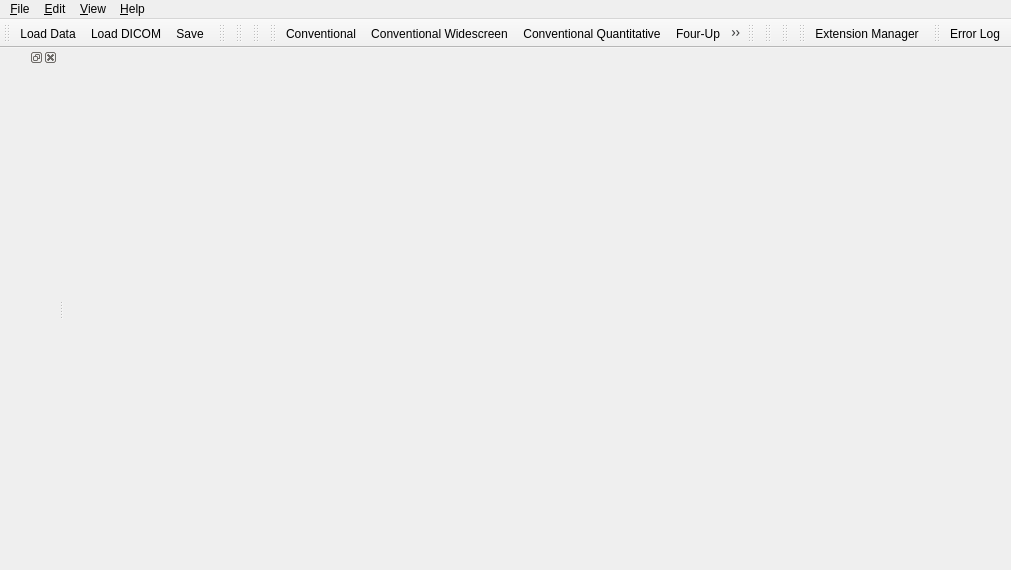
<?xml version="1.0" encoding="UTF-8"?>
<ui version="4.0">
 <class>qSlicerAppMainWindow</class>
 <widget class="QMainWindow" name="qSlicerAppMainWindow">
  <property name="geometry">
   <rect>
    <x>0</x>
    <y>0</y>
    <width>1011</width>
    <height>570</height>
   </rect>
  </property>
  <property name="windowTitle">
   <string>3D Slicer</string>
  </property>
  <property name="windowIcon">
   <iconset resource="../SlicerApp.qrc">
    <normaloff>:/Icons/Medium/DesktopIcon.png</normaloff>:/Icons/Medium/DesktopIcon.png</iconset>
  </property>
  <widget class="QWidget" name="CentralWidget"/>
  <widget class="QMenuBar" name="menubar">
   <property name="geometry">
    <rect>
     <x>0</x>
     <y>0</y>
     <width>1011</width>
     <height>27</height>
    </rect>
   </property>
   <widget class="QMenu" name="menuFile">
    <property name="title">
     <string>&amp;File</string>
    </property>
    <widget class="QMenu" name="menuRecentlyLoaded">
     <property name="title">
      <string>Recently Loaded</string>
     </property>
    </widget>
    <addaction name="actionFileAddData"/>
    <addaction name="actionFileSaveScene"/>
    <addaction name="menuRecentlyLoaded"/>
    <addaction name="actionFileCloseScene"/>
    <addaction name="separator"/>
    <addaction name="actionFileExit"/>
   </widget>
   <widget class="QMenu" name="menuEdit">
    <property name="title">
     <string>&amp;Edit</string>
    </property>
    <addaction name="actionEditApplicationSettings"/>
    <addaction name="actionCut"/>
    <addaction name="actionCopy"/>
    <addaction name="actionPaste"/>
    <addaction name="separator"/>
    <addaction name="actionEditRecordMacro"/>
    <addaction name="actionEditPlayMacro"/>
   </widget>
   <widget class="QMenu" name="menuView">
    <property name="title">
     <string>&amp;View</string>
    </property>
    <widget class="QMenu" name="MenuLayout">
     <property name="title">
      <string>Layout</string>
     </property>
     <property name="icon">
      <iconset resource="../../../../Libs/MRML/Widgets/Resources/qMRMLWidgets.qrc">
       <normaloff>:/Icons/LayoutChooseView.png</normaloff>:/Icons/LayoutChooseView.png</iconset>
     </property>
     <addaction name="actionViewLayoutConventional"/>
     <addaction name="actionViewLayoutConventionalWidescreen"/>
     <addaction name="actionViewLayoutConventionalQuantitative"/>
     <addaction name="actionViewLayoutFourUp"/>
     <addaction name="actionViewLayoutFourUpQuantitative"/>
     <addaction name="actionViewLayoutDual3D"/>
     <addaction name="actionViewLayoutTriple3D"/>
     <addaction name="actionViewLayoutOneUp3D"/>
     <addaction name="actionViewLayoutOneUpQuantitative"/>
     <addaction name="actionViewLayoutOneUpRedSlice"/>
     <addaction name="actionViewLayoutOneUpYellowSlice"/>
     <addaction name="actionViewLayoutOneUpGreenSlice"/>
     <addaction name="actionViewLayoutTabbed3D"/>
     <addaction name="actionViewLayoutTabbedSlice"/>
     <addaction name="actionViewLayoutCompare"/>
     <addaction name="actionViewLayoutCompareWidescreen"/>
     <addaction name="actionViewLayoutCompareGrid"/>
     <addaction name="actionViewLayoutThreeOverThree"/>
     <addaction name="actionViewLayoutThreeOverThreeQuantitative"/>
     <addaction name="actionViewLayoutFourOverFour"/>
     <addaction name="actionViewLayoutTwoOverTwo"/>
    </widget>
    <widget class="QMenu" name="menuWindowToolBars">
     <property name="title">
      <string>&amp;Toolbars</string>
     </property>
     <addaction name="actionWindowToolbarsResetToDefault"/>
    </widget>
    <addaction name="actionWindowPythonInteractor"/>
    <addaction name="actionViewExtensionsManager"/>
    <addaction name="separator"/>
    <addaction name="menuWindowToolBars"/>
    <addaction name="MenuLayout"/>
    <addaction name="separator"/>
    <addaction name="actionWindowErrorLog"/>
    <addaction name="separator"/>
   </widget>
   <widget class="QMenu" name="menuHelp">
    <property name="title">
     <string>&amp;Help</string>
    </property>
    <addaction name="actionHelpKeyboardShortcuts"/>
    <addaction name="actionHelpInterfaceDocumentation"/>
    <addaction name="actionHelpBrowseTutorials"/>
    <addaction name="separator"/>
    <addaction name="actionHelpSlicerPublications"/>
    <addaction name="actionHelpVisualBlog"/>
    <addaction name="separator"/>
    <addaction name="actionHelpReportBugOrFeatureRequest"/>
    <addaction name="actionHelpAboutSlicerApp"/>
   </widget>
   <addaction name="menuFile"/>
   <addaction name="menuEdit"/>
   <addaction name="menuView"/>
   <addaction name="menuHelp"/>
  </widget>
  <widget class="QDockWidget" name="PanelDockWidget">
   <property name="features">
    <set>QDockWidget::AllDockWidgetFeatures</set>
   </property>
   <property name="allowedAreas">
    <set>Qt::LeftDockWidgetArea|Qt::RightDockWidgetArea</set>
   </property>
   <attribute name="dockWidgetArea">
    <number>1</number>
   </attribute>
   <widget class="QWidget" name="dockWidgetContents">
    <property name="sizePolicy">
     <sizepolicy hsizetype="Minimum" vsizetype="Preferred">
      <horstretch>0</horstretch>
      <verstretch>0</verstretch>
     </sizepolicy>
    </property>
    <layout class="QVBoxLayout" name="verticalLayout">
     <property name="spacing">
      <number>2</number>
     </property>
     <property name="leftMargin">
      <number>0</number>
     </property>
     <property name="topMargin">
      <number>2</number>
     </property>
     <property name="rightMargin">
      <number>0</number>
     </property>
     <property name="bottomMargin">
      <number>0</number>
     </property>
     <item>
      <widget class="QLabel" name="logoLabel">
       <property name="pixmap">
        <pixmap resource="../../../../Resources/qSlicer.qrc">:/Logos/Slicer3.png</pixmap>
       </property>
       <property name="alignment">
        <set>Qt::AlignLeading|Qt::AlignLeft|Qt::AlignTop</set>
       </property>
      </widget>
     </item>
     <item>
      <widget class="qSlicerModulePanel" name="ModulePanel" native="true"/>
     </item>
     <item>
      <widget class="ctkCollapsibleButton" name="DataProbeCollapsibleWidget" native="true">
       <property name="sizePolicy">
        <sizepolicy hsizetype="Preferred" vsizetype="Preferred">
         <horstretch>0</horstretch>
         <verstretch>0</verstretch>
        </sizepolicy>
       </property>
       <property name="text" stdset="0">
        <string>Data Probe</string>
       </property>
       <layout class="QHBoxLayout" name="horizontalLayout"/>
      </widget>
     </item>
    </layout>
   </widget>
  </widget>
  <widget class="QToolBar" name="MainToolBar">
   <property name="windowTitle">
    <string>Load/Save</string>
   </property>
   <attribute name="toolBarArea">
    <enum>TopToolBarArea</enum>
   </attribute>
   <attribute name="toolBarBreak">
    <bool>false</bool>
   </attribute>
   <addaction name="actionFileLoadData"/>
   <addaction name="actionLoadDICOM"/>
   <addaction name="actionFileSaveScene"/>
  </widget>
  <widget class="QToolBar" name="ModuleToolBar">
   <property name="windowTitle">
    <string>Favorite Modules</string>
   </property>
   <attribute name="toolBarArea">
    <enum>TopToolBarArea</enum>
   </attribute>
   <attribute name="toolBarBreak">
    <bool>false</bool>
   </attribute>
  </widget>
  <widget class="QToolBar" name="UndoRedoToolBar">
   <property name="windowTitle">
    <string>Undo Redo ToolBar</string>
   </property>
   <attribute name="toolBarArea">
    <enum>TopToolBarArea</enum>
   </attribute>
   <attribute name="toolBarBreak">
    <bool>false</bool>
   </attribute>
  </widget>
  <widget class="QToolBar" name="ViewToolBar">
   <property name="windowTitle">
    <string>Layout Selection</string>
   </property>
   <attribute name="toolBarArea">
    <enum>TopToolBarArea</enum>
   </attribute>
   <attribute name="toolBarBreak">
    <bool>false</bool>
   </attribute>
  </widget>
  <widget class="QToolBar" name="LayoutToolBar">
   <property name="windowTitle">
    <string>Layout ToolBar</string>
   </property>
   <attribute name="toolBarArea">
    <enum>TopToolBarArea</enum>
   </attribute>
   <attribute name="toolBarBreak">
    <bool>false</bool>
   </attribute>
   <addaction name="actionViewLayoutConventional"/>
   <addaction name="actionViewLayoutConventionalWidescreen"/>
   <addaction name="actionViewLayoutConventionalQuantitative"/>
   <addaction name="actionViewLayoutFourUp"/>
   <addaction name="actionViewLayoutFourUpQuantitative"/>
   <addaction name="actionViewLayoutDual3D"/>
   <addaction name="actionViewLayoutTriple3D"/>
   <addaction name="actionViewLayoutOneUp3D"/>
   <addaction name="actionViewLayoutOneUpQuantitative"/>
   <addaction name="actionViewLayoutOneUpRedSlice"/>
   <addaction name="actionViewLayoutOneUpYellowSlice"/>
   <addaction name="actionViewLayoutOneUpGreenSlice"/>
   <addaction name="actionViewLayoutTabbed3D"/>
   <addaction name="actionViewLayoutTabbedSlice"/>
   <addaction name="actionViewLayoutCompare"/>
   <addaction name="actionViewLayoutCompareWidescreen"/>
   <addaction name="actionViewLayoutCompareGrid"/>
   <addaction name="actionViewLayoutThreeOverThree"/>
   <addaction name="actionViewLayoutThreeOverThreeQuantitative"/>
   <addaction name="actionViewLayoutFourOverFour"/>
  </widget>
  <widget class="qSlicerMouseModeToolBar" name="MouseModeToolBar">
   <property name="enabled">
    <bool>false</bool>
   </property>
   <property name="windowTitle">
    <string>Mouse Interaction</string>
   </property>
   <attribute name="toolBarArea">
    <enum>TopToolBarArea</enum>
   </attribute>
   <attribute name="toolBarBreak">
    <bool>false</bool>
   </attribute>
  </widget>
  <widget class="qMRMLCaptureToolBar" name="CaptureToolBar">
   <property name="enabled">
    <bool>false</bool>
   </property>
   <property name="windowTitle">
    <string>Capture/Restore</string>
   </property>
   <attribute name="toolBarArea">
    <enum>TopToolBarArea</enum>
   </attribute>
   <attribute name="toolBarBreak">
    <bool>false</bool>
   </attribute>
  </widget>
  <widget class="qSlicerViewersToolBar" name="ViewersToolBar">
   <property name="windowTitle">
    <string>Crosshair Selection</string>
   </property>
   <attribute name="toolBarArea">
    <enum>TopToolBarArea</enum>
   </attribute>
   <attribute name="toolBarBreak">
    <bool>false</bool>
   </attribute>
  </widget>
  <widget class="QToolBar" name="ExtensionsToolBar">
   <property name="windowTitle">
    <string>Extensions</string>
   </property>
   <property name="accessibleName">
    <string>Extension</string>
   </property>
   <attribute name="toolBarArea">
    <enum>TopToolBarArea</enum>
   </attribute>
   <attribute name="toolBarBreak">
    <bool>false</bool>
   </attribute>
   <addaction name="actionViewExtensionsManager"/>
  </widget>
  <widget class="QToolBar" name="ErrorLogToolBar">
   <property name="windowTitle">
    <string>ErrorLog</string>
   </property>
   <attribute name="toolBarArea">
    <enum>TopToolBarArea</enum>
   </attribute>
   <attribute name="toolBarBreak">
    <bool>false</bool>
   </attribute>
   <addaction name="actionWindowErrorLog"/>
  </widget>
  <action name="actionFileLoadScene">
   <property name="icon">
    <iconset resource="../../../../Base/QTGUI/Resources/qSlicerBaseQTGUI.qrc">
     <normaloff>:/Icons/Small/SlicerLoadScene.png</normaloff>:/Icons/Small/SlicerLoadScene.png</iconset>
   </property>
   <property name="text">
    <string>Load Scene</string>
   </property>
   <property name="toolTip">
    <string>Raise a file browser to select a scene (mrml, xcat or xml) to load. It first clears any existing scene in Slicer and resets the application state.</string>
   </property>
   <property name="shortcut">
    <string>Ctrl+O</string>
   </property>
  </action>
  <action name="actionFileLoadData">
   <property name="icon">
    <iconset resource="../../../../Base/QTGUI/Resources/qSlicerBaseQTGUI.qrc">
     <normaloff>:/Icons/Small/SlicerLoadData.png</normaloff>:/Icons/Small/SlicerLoadData.png</iconset>
   </property>
   <property name="text">
    <string>Load Data</string>
   </property>
   <property name="toolTip">
    <string>Raise an &quot;Add Data&quot; widget that allows you to select individual datasets to add to the existing scene. This load option is most useful when you want to load many different data types at once (volumes, models, etc.) which may not yet be described by a scene file.</string>
   </property>
   <property name="shortcut">
    <string>Ctrl+O</string>
   </property>
  </action>
  <action name="actionLoadDICOM">
   <property name="icon">
    <iconset resource="../../../../Base/QTGUI/Resources/qSlicerBaseQTGUI.qrc">
     <normaloff>:/Icons/Small/SlicerLoadDICOM.png</normaloff>:/Icons/Small/SlicerLoadDICOM.png</iconset>
   </property>
   <property name="text">
    <string>Load DICOM</string>
   </property>
   <property name="toolTip">
    <string>Raise the DICOM module for loading DICOM datasets.</string>
   </property>
  </action>
  <action name="actionFileImportScene">
   <property name="icon">
    <iconset resource="../../../../Base/QTGUI/Resources/qSlicerBaseQTGUI.qrc">
     <normaloff>:/Icons/Medium/SlicerAddScene.png</normaloff>:/Icons/Medium/SlicerAddScene.png</iconset>
   </property>
   <property name="text">
    <string>Import Scene</string>
   </property>
   <property name="toolTip">
    <string>Raise a file browser to navigate and select a scene file to be added to the existing Slicer scene. The scene is not cleared.</string>
   </property>
  </action>
  <action name="actionFileAddData">
   <property name="icon">
    <iconset resource="../../../../Base/QTGUI/Resources/qSlicerBaseQTGUI.qrc">
     <normaloff>:/Icons/Small/SlicerLoadData.png</normaloff>:/Icons/Small/SlicerLoadData.png</iconset>
   </property>
   <property name="text">
    <string>Add Data</string>
   </property>
   <property name="toolTip">
    <string>Raise an &quot;Add Data&quot; widget that allows you to select individual datasets to add to the existing scene. This load option is most useful when you want to load many different data types at once (volumes, models, etc.) which may not yet be described by a scene file.</string>
   </property>
   <property name="shortcut">
    <string>Ctrl+A</string>
   </property>
  </action>
  <action name="actionFileAddVolume">
   <property name="icon">
    <iconset resource="../../../../Base/QTGUI/Resources/qSlicerBaseQTGUI.qrc">
     <normaloff>:/Icons/Medium/SlicerAddVolume.png</normaloff>:/Icons/Medium/SlicerAddVolume.png</iconset>
   </property>
   <property name="text">
    <string>Add Volume</string>
   </property>
   <property name="toolTip">
    <string>Raise an &quot;Add Volume&quot; widget that allows you to select a volumetric dataset to add to the existing scene. The &quot;Volume Options&quot; panel can be used to clarify how a selected dataset should be loaded and displayed.</string>
   </property>
  </action>
  <action name="actionFileAddTransform">
   <property name="icon">
    <iconset resource="../../../../Base/QTGUI/Resources/qSlicerBaseQTGUI.qrc">
     <normaloff>:/Icons/Medium/SlicerAddTransform.png</normaloff>:/Icons/Medium/SlicerAddTransform.png</iconset>
   </property>
   <property name="text">
    <string>Add Transform</string>
   </property>
   <property name="toolTip">
    <string>Raise a standard file browser that allows you to select a transform to the existing scene.</string>
   </property>
  </action>
  <action name="actionFileSaveScene">
   <property name="icon">
    <iconset resource="../../../../Base/QTGUI/Resources/qSlicerBaseQTGUI.qrc">
     <normaloff>:/Icons/Small/SlicerSave.png</normaloff>:/Icons/Small/SlicerSave.png</iconset>
   </property>
   <property name="text">
    <string>Save</string>
   </property>
   <property name="toolTip">
    <string>Display the &quot;Save Data&quot; widget, which offers many options for saving a scene and/or individual datasets.</string>
   </property>
   <property name="shortcut">
    <string>Ctrl+S</string>
   </property>
  </action>
  <action name="actionSDBSaveToDirectory">
   <property name="icon">
    <iconset resource="../../../../Base/QTGUI/Resources/qSlicerBaseQTGUI.qrc">
     <normaloff>:/Icons/Small/SlicerSave.png</normaloff>:/Icons/Small/SlicerSave.png</iconset>
   </property>
   <property name="text">
    <string>Save Scene To Directory</string>
   </property>
   <property name="toolTip">
    <string>UNDER CONSTRUCTION: Save the current scene to a stand alone directory.</string>
   </property>
  </action>
  <action name="actionSDBSaveToMRB">
   <property name="icon">
    <iconset resource="../../../../Base/QTGUI/Resources/qSlicerBaseQTGUI.qrc">
     <normaloff>:/Icons/Small/SlicerSave.png</normaloff>:/Icons/Small/SlicerSave.png</iconset>
   </property>
   <property name="text">
    <string>Save Scene to MRB File</string>
   </property>
   <property name="toolTip">
    <string>Create a Medical Reality Bundle containing the scene.</string>
   </property>
  </action>
  <action name="actionSDBSaveToDCM">
   <property name="enabled">
    <bool>false</bool>
   </property>
   <property name="icon">
    <iconset resource="../../../../Base/QTGUI/Resources/qSlicerBaseQTGUI.qrc">
     <normaloff>:/Icons/Small/SlicerSave.png</normaloff>:/Icons/Small/SlicerSave.png</iconset>
   </property>
   <property name="text">
    <string>Save Scene to DICOM MRB</string>
   </property>
   <property name="toolTip">
    <string>Encapsulate MRB file as a DICOM secondary capture</string>
   </property>
  </action>
  <action name="actionFileCloseScene">
   <property name="icon">
    <iconset resource="../../../../Base/QTGUI/Resources/qSlicerBaseQTGUI.qrc">
     <normaloff>:/Icons/Small/SlicerCloseScene.png</normaloff>:/Icons/Small/SlicerCloseScene.png</iconset>
   </property>
   <property name="text">
    <string>Close Scene</string>
   </property>
   <property name="toolTip">
    <string>Close the current scene and reset the application state. </string>
   </property>
   <property name="shortcut">
    <string>Ctrl+W</string>
   </property>
  </action>
  <action name="actionFileExit">
   <property name="text">
    <string>E&amp;xit</string>
   </property>
   <property name="toolTip">
    <string>Exit Slicer</string>
   </property>
  </action>
  <action name="actionEditUndo">
   <property name="icon">
    <iconset resource="../../../../Base/QTGUI/Resources/qSlicerBaseQTGUI.qrc">
     <normaloff>:/Icons/Undo.png</normaloff>:/Icons/Undo.png</iconset>
   </property>
   <property name="text">
    <string>Undo</string>
   </property>
   <property name="toolTip">
    <string>Undo the history of undoable commands, from last to first.</string>
   </property>
   <property name="shortcut">
    <string>Ctrl+Z</string>
   </property>
  </action>
  <action name="actionEditRedo">
   <property name="icon">
    <iconset resource="../../../../Base/QTGUI/Resources/qSlicerBaseQTGUI.qrc">
     <normaloff>:/Icons/Redo.png</normaloff>:/Icons/Redo.png</iconset>
   </property>
   <property name="text">
    <string>Redo</string>
   </property>
   <property name="toolTip">
    <string>Redo the history of commands most recently undone, from last to first.</string>
   </property>
   <property name="shortcut">
    <string>Ctrl+Y</string>
   </property>
  </action>
  <action name="actionEditEditBox">
   <property name="text">
    <string>Edit Box</string>
   </property>
   <property name="toolTip">
    <string>Raise the Edit-box, a lightweight image editing tool.</string>
   </property>
   <property name="shortcut">
    <string>Space</string>
   </property>
  </action>
  <action name="actionEditNewFiducialList">
   <property name="text">
    <string>New Fiducial List</string>
   </property>
   <property name="toolTip">
    <string>Create a new list of fiducial points.</string>
   </property>
   <property name="shortcut">
    <string>Ctrl+L</string>
   </property>
  </action>
  <action name="actionViewExtensionsManager">
   <property name="icon">
    <iconset resource="../../../../Base/QTGUI/Resources/qSlicerBaseQTGUI.qrc">
     <normaloff>:/Icons/ExtensionDefaultIcon.png</normaloff>:/Icons/ExtensionDefaultIcon.png</iconset>
   </property>
   <property name="text">
    <string>Extension Manager</string>
   </property>
   <property name="toolTip">
    <string>Raise the &quot;Extension Manager&quot; wizard that provides status and information about available extensions</string>
   </property>
   <property name="shortcut">
    <string>Ctrl+4</string>
   </property>
  </action>
  <action name="actionViewCacheRemoteIOManager">
   <property name="text">
    <string>Cache &amp; Remote I/O Manager</string>
   </property>
   <property name="toolTip">
    <string>The Cache and Remote Data Handling interface provides status and information about all remote data transfers, and allows some control over the local cache.</string>
   </property>
  </action>
  <action name="actionEditApplicationSettings">
   <property name="text">
    <string>Application Settings</string>
   </property>
   <property name="toolTip">
    <string>The Application Settings interface provides options for saving many of Slicer's Interface and Remote Data Handling options to the Application Registry, so they are preserved across sessions.</string>
   </property>
   <property name="shortcut">
    <string>Ctrl+2</string>
   </property>
  </action>
  <action name="actionCut">
   <property name="icon">
    <iconset resource="../../../../Base/QTGUI/Resources/qSlicerBaseQTGUI.qrc">
     <normaloff>:/Icons/Small/SlicerEditCut.png</normaloff>:/Icons/Small/SlicerEditCut.png</iconset>
   </property>
   <property name="text">
    <string>Cut</string>
   </property>
   <property name="toolTip">
    <string>Cut currently selected item and place in clipboard</string>
   </property>
   <property name="shortcut">
    <string>Ctrl+X</string>
   </property>
  </action>
  <action name="actionCopy">
   <property name="icon">
    <iconset resource="../../../../Base/QTGUI/Resources/qSlicerBaseQTGUI.qrc">
     <normaloff>:/Icons/Small/SlicerEditCopy.png</normaloff>:/Icons/Small/SlicerEditCopy.png</iconset>
   </property>
   <property name="text">
    <string>Copy</string>
   </property>
   <property name="toolTip">
    <string>Copy currently selected item to clipboard</string>
   </property>
   <property name="shortcut">
    <string>Ctrl+C</string>
   </property>
  </action>
  <action name="actionPaste">
   <property name="icon">
    <iconset resource="../../../../Base/QTGUI/Resources/qSlicerBaseQTGUI.qrc">
     <normaloff>:/Icons/Small/SlicerEditPaste.png</normaloff>:/Icons/Small/SlicerEditPaste.png</iconset>
   </property>
   <property name="text">
    <string>Paste</string>
   </property>
   <property name="toolTip">
    <string>Paste the current contents of the clipboard</string>
   </property>
   <property name="shortcut">
    <string>Ctrl+V</string>
   </property>
  </action>
  <action name="actionWindowMaximizeView">
   <property name="checkable">
    <bool>true</bool>
   </property>
   <property name="checked">
    <bool>true</bool>
   </property>
   <property name="text">
    <string>&amp;Maximize view</string>
   </property>
   <property name="toolTip">
    <string>Maximize/Minimize the current view.</string>
   </property>
   <property name="shortcut">
    <string>Ctrl+6</string>
   </property>
  </action>
  <action name="actionWindowErrorLog">
   <property name="checkable">
    <bool>true</bool>
   </property>
   <property name="icon">
    <iconset resource="../../../../Base/QTGUI/Resources/qSlicerBaseQTGUI.qrc">
     <normaloff>:/Icons/SlicerError.png</normaloff>:/Icons/SlicerError.png</iconset>
   </property>
   <property name="text">
    <string>&amp;Error Log</string>
   </property>
   <property name="toolTip">
    <string>Raise the error log display.</string>
   </property>
   <property name="shortcut">
    <string>Ctrl+0</string>
   </property>
  </action>
  <action name="actionWindowPythonInteractor">
   <property name="checkable">
    <bool>true</bool>
   </property>
   <property name="icon">
    <iconset>
     <normaloff>:/python-icon.png</normaloff>:/python-icon.png</iconset>
   </property>
   <property name="text">
    <string>Python Interactor</string>
   </property>
   <property name="toolTip">
    <string>Raise the Python Interactor for scripted interaction with Slicer data.</string>
   </property>
   <property name="shortcut">
    <string>Ctrl+3</string>
   </property>
  </action>
  <action name="actionWindowToolbarsResetToDefault">
   <property name="text">
    <string>Reset to default</string>
   </property>
   <property name="toolTip">
    <string>Restore the toolbars to their default state</string>
   </property>
  </action>
  <action name="actionHelpKeyboardShortcuts">
   <property name="text">
    <string>&amp;Keyboard Shortcuts</string>
   </property>
   <property name="toolTip">
    <string>Raise a window that lists commonly-used keyboard shortcuts.</string>
   </property>
  </action>
  <action name="actionHelpBrowseTutorials">
   <property name="text">
    <string>Browse tutorials</string>
   </property>
   <property name="toolTip">
    <string>Raise Slicer's training page in your favorite web browser</string>
   </property>
  </action>
  <action name="actionHelpInterfaceDocumentation">
   <property name="text">
    <string>Interface Documentation</string>
   </property>
   <property name="shortcut">
    <string>Ctrl+1</string>
   </property>
  </action>
  <action name="actionHelpSlicerPublications">
   <property name="text">
    <string>Slicer Publications</string>
   </property>
  </action>
  <action name="actionHelpAboutSlicerApp">
   <property name="text">
    <string>About 3D Slicer</string>
   </property>
   <property name="toolTip">
    <string>Provides a description of the Slicer effort and its support.</string>
   </property>
  </action>
  <action name="actionHelpReportBugOrFeatureRequest">
   <property name="text">
    <string>Report a bug</string>
   </property>
   <property name="toolTip">
    <string>Open your favorite web browser to http://www.na-mic.org/Bug/my_view_page.php so that any bug you encounter can quickly and easily be reported.</string>
   </property>
  </action>
  <action name="actionFeedbackReportUsabilityIssue">
   <property name="text">
    <string>Feedback: report usability issue (www)</string>
   </property>
   <property name="toolTip">
    <string>Open your favorite web browser to http://www.na-mic.org/Bug/my_view_page.php so that any usability issue you encounter can quickly be captured.</string>
   </property>
  </action>
  <action name="actionFeedbackMakeFeatureRequest">
   <property name="text">
    <string>Feedback: make a feature request (www)</string>
   </property>
   <property name="toolTip">
    <string>Open your Firefox web browser to http://www.na-mic.org/Bug/my_view_page.php so that community feature requests can easily be collected.</string>
   </property>
  </action>
  <action name="actionHelpVisualBlog">
   <property name="text">
    <string>Visual Blog</string>
   </property>
   <property name="toolTip">
    <string>Open your favorite web browser to http://www.slicer.org/slicerWiki/index.php/Slicer3:VisualBlog where you can post screenshots of interesting ways you are using the Slicer3 software package in your research and share them with the Slicer community.</string>
   </property>
  </action>
  <action name="actionDebugLoadModule">
   <property name="text">
    <string>Load Module</string>
   </property>
  </action>
  <action name="actionViewLayoutConventional">
   <property name="icon">
    <iconset resource="../../../../Libs/MRML/Widgets/Resources/qMRMLWidgets.qrc">
     <normaloff>:/Icons/LayoutConventionalView.png</normaloff>:/Icons/LayoutConventionalView.png</iconset>
   </property>
   <property name="text">
    <string>Conventional</string>
   </property>
   <property name="iconVisibleInMenu">
    <bool>true</bool>
   </property>
  </action>
  <action name="actionViewLayoutConventionalQuantitative">
   <property name="icon">
    <iconset resource="../../../../Libs/MRML/Widgets/Resources/qMRMLWidgets.qrc">
     <normaloff>:/Icons/LayoutConventionalView.png</normaloff>:/Icons/LayoutConventionalView.png</iconset>
   </property>
   <property name="text">
    <string>Conventional Quantitative</string>
   </property>
   <property name="iconVisibleInMenu">
    <bool>true</bool>
   </property>
  </action>
  <action name="actionViewLayoutFourUp">
   <property name="icon">
    <iconset resource="../../../../Libs/MRML/Widgets/Resources/qMRMLWidgets.qrc">
     <normaloff>:/Icons/LayoutFourUpView.png</normaloff>:/Icons/LayoutFourUpView.png</iconset>
   </property>
   <property name="text">
    <string>Four-Up</string>
   </property>
   <property name="iconVisibleInMenu">
    <bool>true</bool>
   </property>
  </action>
  <action name="actionViewLayoutFourUpQuantitative">
   <property name="icon">
    <iconset resource="../../../../Libs/MRML/Widgets/Resources/qMRMLWidgets.qrc">
     <normaloff>:/Icons/LayoutFourUpQuantitativeView.png</normaloff>:/Icons/LayoutFourUpQuantitativeView.png</iconset>
   </property>
   <property name="text">
    <string>Four-Up Quantitative</string>
   </property>
   <property name="iconVisibleInMenu">
    <bool>true</bool>
   </property>
  </action>
  <action name="actionViewLayoutDual3D">
   <property name="icon">
    <iconset resource="../../../../Libs/MRML/Widgets/Resources/qMRMLWidgets.qrc">
     <normaloff>:/Icons/LayoutDual3DView.png</normaloff>:/Icons/LayoutDual3DView.png</iconset>
   </property>
   <property name="text">
    <string>Dual 3D</string>
   </property>
   <property name="iconVisibleInMenu">
    <bool>true</bool>
   </property>
  </action>
  <action name="actionViewLayoutOneUp3D">
   <property name="icon">
    <iconset resource="../../../../Libs/MRML/Widgets/Resources/qMRMLWidgets.qrc">
     <normaloff>:/Icons/LayoutOneUp3DView.png</normaloff>:/Icons/LayoutOneUp3DView.png</iconset>
   </property>
   <property name="text">
    <string>3D only</string>
   </property>
   <property name="iconVisibleInMenu">
    <bool>true</bool>
   </property>
  </action>
  <action name="actionViewLayoutOneUpQuantitative">
   <property name="icon">
    <iconset resource="../../../../Libs/MRML/Widgets/Resources/qMRMLWidgets.qrc">
     <normaloff>:/Icons/LayoutOneUpQuantitativeView.png</normaloff>:/Icons/LayoutOneUpQuantitativeView.png</iconset>
   </property>
   <property name="text">
    <string>One-Up Quantitative</string>
   </property>
   <property name="iconVisibleInMenu">
    <bool>true</bool>
   </property>
  </action>
  <action name="actionViewLayoutOneUpRedSlice">
   <property name="icon">
    <iconset resource="../../../../Libs/MRML/Widgets/Resources/qMRMLWidgets.qrc">
     <normaloff>:/Icons/LayoutOneUpRedSliceView.png</normaloff>:/Icons/LayoutOneUpRedSliceView.png</iconset>
   </property>
   <property name="text">
    <string>Red slice only</string>
   </property>
   <property name="iconVisibleInMenu">
    <bool>true</bool>
   </property>
  </action>
  <action name="actionViewLayoutOneUpYellowSlice">
   <property name="icon">
    <iconset resource="../../../../Libs/MRML/Widgets/Resources/qMRMLWidgets.qrc">
     <normaloff>:/Icons/LayoutOneUpYellowSliceView.png</normaloff>:/Icons/LayoutOneUpYellowSliceView.png</iconset>
   </property>
   <property name="text">
    <string>Yellow slice only</string>
   </property>
   <property name="iconVisibleInMenu">
    <bool>true</bool>
   </property>
  </action>
  <action name="actionViewLayoutOneUpGreenSlice">
   <property name="icon">
    <iconset resource="../../../../Libs/MRML/Widgets/Resources/qMRMLWidgets.qrc">
     <normaloff>:/Icons/LayoutOneUpGreenSliceView.png</normaloff>:/Icons/LayoutOneUpGreenSliceView.png</iconset>
   </property>
   <property name="text">
    <string>Green slice only</string>
   </property>
   <property name="iconVisibleInMenu">
    <bool>true</bool>
   </property>
  </action>
  <action name="actionViewLayoutTabbed3D">
   <property name="icon">
    <iconset resource="../../../../Libs/MRML/Widgets/Resources/qMRMLWidgets.qrc">
     <normaloff>:/Icons/LayoutTabbed3DView.png</normaloff>:/Icons/LayoutTabbed3DView.png</iconset>
   </property>
   <property name="text">
    <string>Tabbed 3D</string>
   </property>
   <property name="iconVisibleInMenu">
    <bool>true</bool>
   </property>
  </action>
  <action name="actionViewLayoutTabbedSlice">
   <property name="icon">
    <iconset resource="../../../../Libs/MRML/Widgets/Resources/qMRMLWidgets.qrc">
     <normaloff>:/Icons/LayoutTabbedSliceView.png</normaloff>:/Icons/LayoutTabbedSliceView.png</iconset>
   </property>
   <property name="text">
    <string>Tabbed slice</string>
   </property>
   <property name="iconVisibleInMenu">
    <bool>true</bool>
   </property>
  </action>
  <action name="actionViewLayoutCompare">
   <property name="icon">
    <iconset resource="../../../../Libs/MRML/Widgets/Resources/qMRMLWidgets.qrc">
     <normaloff>:/Icons/LayoutCompareView.png</normaloff>:/Icons/LayoutCompareView.png</iconset>
   </property>
   <property name="text">
    <string>Compare</string>
   </property>
   <property name="iconVisibleInMenu">
    <bool>true</bool>
   </property>
  </action>
  <action name="actionViewLayoutCompareWidescreen">
   <property name="icon">
    <iconset resource="../../../../Libs/MRML/Widgets/Resources/qMRMLWidgets.qrc">
     <normaloff>:/Icons/LayoutSideBySideCompareView.png</normaloff>:/Icons/LayoutSideBySideCompareView.png</iconset>
   </property>
   <property name="text">
    <string>Compare Widescreen</string>
   </property>
   <property name="toolTip">
    <string>Compare Widescreen</string>
   </property>
   <property name="iconVisibleInMenu">
    <bool>true</bool>
   </property>
  </action>
  <action name="actionViewLayoutTwoOverTwo">
   <property name="icon">
    <iconset resource="../../../../Libs/MRML/Widgets/Resources/qMRMLWidgets.qrc">
     <normaloff>:/Icons/LayoutTwoOverTwoView.png</normaloff>:/Icons/LayoutTwoOverTwoView.png</iconset>
   </property>
   <property name="text">
    <string>Two over Two</string>
   </property>
   <property name="toolTip">
    <string>Two over Two Layout</string>
   </property>
   <property name="iconVisibleInMenu">
    <bool>true</bool>
   </property>
  </action>
  <action name="actionModuleHome">
   <property name="icon">
    <iconset resource="../../../../Base/QTGUI/Resources/qSlicerBaseQTGUI.qrc">
     <normaloff>:/Icons/Medium/SlicerHome.png</normaloff>:/Icons/Medium/SlicerHome.png</iconset>
   </property>
   <property name="text">
    <string>Home</string>
   </property>
   <property name="toolTip">
    <string>Favorite module for easy access</string>
   </property>
   <property name="shortcut">
    <string>Ctrl+H</string>
   </property>
   <property name="iconVisibleInMenu">
    <bool>true</bool>
   </property>
  </action>
  <action name="actionViewLayoutConventionalWidescreen">
   <property name="icon">
    <iconset resource="../../../../Libs/MRML/Widgets/Resources/qMRMLWidgets.qrc">
     <normaloff>:/Icons/LayoutConventionalWidescreenView.png</normaloff>:/Icons/LayoutConventionalWidescreenView.png</iconset>
   </property>
   <property name="text">
    <string>Conventional Widescreen</string>
   </property>
  </action>
  <action name="actionViewLayoutTriple3D">
   <property name="icon">
    <iconset resource="../../../../Libs/MRML/Widgets/Resources/qMRMLWidgets.qrc">
     <normaloff>:/Icons/LayoutTriple3DView.png</normaloff>:/Icons/LayoutTriple3DView.png</iconset>
   </property>
   <property name="text">
    <string>Triple 3D</string>
   </property>
  </action>
  <action name="actionViewLayoutThreeOverThree">
   <property name="icon">
    <iconset resource="../../../../Libs/MRML/Widgets/Resources/qMRMLWidgets.qrc">
     <normaloff>:/Icons/LayoutThreeOverThreeView.png</normaloff>:/Icons/LayoutThreeOverThreeView.png</iconset>
   </property>
   <property name="text">
    <string>Three over three</string>
   </property>
  </action>
  <action name="actionViewLayoutFourOverFour">
   <property name="icon">
    <iconset resource="../../../../Libs/MRML/Widgets/Resources/qMRMLWidgets.qrc">
     <normaloff>:/Icons/LayoutFourOverFourView.png</normaloff>:/Icons/LayoutFourOverFourView.png</iconset>
   </property>
   <property name="text">
    <string>Four over four</string>
   </property>
  </action>
  <action name="actionViewLayoutCompare_2_viewers">
   <property name="icon">
    <iconset resource="../../../../Libs/MRML/Widgets/Resources/qMRMLWidgets.qrc">
     <normaloff>:/Icons/LayoutCompareView.png</normaloff>:/Icons/LayoutCompareView.png</iconset>
   </property>
   <property name="text">
    <string>2 viewers</string>
   </property>
  </action>
  <action name="actionViewLayoutCompare_3_viewers">
   <property name="icon">
    <iconset resource="../../../../Libs/MRML/Widgets/Resources/qMRMLWidgets.qrc">
     <normaloff>:/Icons/LayoutCompareView.png</normaloff>:/Icons/LayoutCompareView.png</iconset>
   </property>
   <property name="text">
    <string>3 viewers</string>
   </property>
  </action>
  <action name="actionViewLayoutCompare_4_viewers">
   <property name="icon">
    <iconset resource="../../../../Libs/MRML/Widgets/Resources/qMRMLWidgets.qrc">
     <normaloff>:/Icons/LayoutCompareView.png</normaloff>:/Icons/LayoutCompareView.png</iconset>
   </property>
   <property name="text">
    <string>4 viewers</string>
   </property>
  </action>
  <action name="actionViewLayoutCompare_5_viewers">
   <property name="icon">
    <iconset resource="../../../../Libs/MRML/Widgets/Resources/qMRMLWidgets.qrc">
     <normaloff>:/Icons/LayoutCompareView.png</normaloff>:/Icons/LayoutCompareView.png</iconset>
   </property>
   <property name="text">
    <string>5 viewers</string>
   </property>
  </action>
  <action name="actionViewLayoutCompare_6_viewers">
   <property name="icon">
    <iconset resource="../../../../Libs/MRML/Widgets/Resources/qMRMLWidgets.qrc">
     <normaloff>:/Icons/LayoutCompareView.png</normaloff>:/Icons/LayoutCompareView.png</iconset>
   </property>
   <property name="text">
    <string>6 viewers</string>
   </property>
  </action>
  <action name="actionViewLayoutCompare_7_viewers">
   <property name="icon">
    <iconset resource="../../../../Libs/MRML/Widgets/Resources/qMRMLWidgets.qrc">
     <normaloff>:/Icons/LayoutCompareView.png</normaloff>:/Icons/LayoutCompareView.png</iconset>
   </property>
   <property name="text">
    <string>7 viewers</string>
   </property>
  </action>
  <action name="actionViewLayoutCompare_8_viewers">
   <property name="icon">
    <iconset resource="../../../../Libs/MRML/Widgets/Resources/qMRMLWidgets.qrc">
     <normaloff>:/Icons/LayoutCompareView.png</normaloff>:/Icons/LayoutCompareView.png</iconset>
   </property>
   <property name="text">
    <string>8 viewers</string>
   </property>
  </action>
  <action name="actionViewLayoutCompareWidescreen_2_viewers">
   <property name="icon">
    <iconset resource="../../../../Libs/MRML/Widgets/Resources/qMRMLWidgets.qrc">
     <normaloff>:/Icons/LayoutSideBySideCompareView.png</normaloff>:/Icons/LayoutSideBySideCompareView.png</iconset>
   </property>
   <property name="text">
    <string>2 viewers</string>
   </property>
  </action>
  <action name="actionViewLayoutCompareWidescreen_3_viewers">
   <property name="icon">
    <iconset resource="../../../../Libs/MRML/Widgets/Resources/qMRMLWidgets.qrc">
     <normaloff>:/Icons/LayoutSideBySideCompareView.png</normaloff>:/Icons/LayoutSideBySideCompareView.png</iconset>
   </property>
   <property name="text">
    <string>3 viewers</string>
   </property>
  </action>
  <action name="actionViewLayoutCompareWidescreen_4_viewers">
   <property name="icon">
    <iconset resource="../../../../Libs/MRML/Widgets/Resources/qMRMLWidgets.qrc">
     <normaloff>:/Icons/LayoutSideBySideCompareView.png</normaloff>:/Icons/LayoutSideBySideCompareView.png</iconset>
   </property>
   <property name="text">
    <string>4 viewers</string>
   </property>
  </action>
  <action name="actionViewLayoutCompareWidescreen_5_viewers">
   <property name="icon">
    <iconset resource="../../../../Libs/MRML/Widgets/Resources/qMRMLWidgets.qrc">
     <normaloff>:/Icons/LayoutSideBySideCompareView.png</normaloff>:/Icons/LayoutSideBySideCompareView.png</iconset>
   </property>
   <property name="text">
    <string>5 viewers</string>
   </property>
  </action>
  <action name="actionViewLayoutCompareWidescreen_6_viewers">
   <property name="icon">
    <iconset resource="../../../../Libs/MRML/Widgets/Resources/qMRMLWidgets.qrc">
     <normaloff>:/Icons/LayoutSideBySideCompareView.png</normaloff>:/Icons/LayoutSideBySideCompareView.png</iconset>
   </property>
   <property name="text">
    <string>6 viewers</string>
   </property>
  </action>
  <action name="actionViewLayoutCompareWidescreen_7_viewers">
   <property name="icon">
    <iconset resource="../../../../Libs/MRML/Widgets/Resources/qMRMLWidgets.qrc">
     <normaloff>:/Icons/LayoutSideBySideCompareView.png</normaloff>:/Icons/LayoutSideBySideCompareView.png</iconset>
   </property>
   <property name="text">
    <string>7 viewers</string>
   </property>
  </action>
  <action name="actionViewLayoutCompareWidescreen_8_viewers">
   <property name="icon">
    <iconset resource="../../../../Libs/MRML/Widgets/Resources/qMRMLWidgets.qrc">
     <normaloff>:/Icons/LayoutSideBySideCompareView.png</normaloff>:/Icons/LayoutSideBySideCompareView.png</iconset>
   </property>
   <property name="text">
    <string>8 viewers</string>
   </property>
  </action>
  <action name="actionViewLayoutCompareGrid">
   <property name="icon">
    <iconset resource="../../../../Libs/MRML/Widgets/Resources/qMRMLWidgets.qrc">
     <normaloff>:/Icons/LayoutCompareViewGrid.png</normaloff>:/Icons/LayoutCompareViewGrid.png</iconset>
   </property>
   <property name="text">
    <string>Compare Grid</string>
   </property>
  </action>
  <action name="actionViewLayoutCompareGrid_2x2_viewers">
   <property name="icon">
    <iconset resource="../../../../Libs/MRML/Widgets/Resources/qMRMLWidgets.qrc">
     <normaloff>:/Icons/LayoutCompareViewGrid.png</normaloff>:/Icons/LayoutCompareViewGrid.png</iconset>
   </property>
   <property name="text">
    <string>2x2 viewers</string>
   </property>
  </action>
  <action name="actionViewLayoutCompareGrid_3x3_viewers">
   <property name="icon">
    <iconset resource="../../../../Libs/MRML/Widgets/Resources/qMRMLWidgets.qrc">
     <normaloff>:/Icons/LayoutCompareViewGrid.png</normaloff>:/Icons/LayoutCompareViewGrid.png</iconset>
   </property>
   <property name="text">
    <string>3x3 viewers</string>
   </property>
  </action>
  <action name="actionViewLayoutCompareGrid_4x4_viewers">
   <property name="icon">
    <iconset resource="../../../../Libs/MRML/Widgets/Resources/qMRMLWidgets.qrc">
     <normaloff>:/Icons/LayoutCompareViewGrid.png</normaloff>:/Icons/LayoutCompareViewGrid.png</iconset>
   </property>
   <property name="text">
    <string>4x4 viewers</string>
   </property>
  </action>
  <action name="actionEditRecordMacro">
   <property name="text">
    <string>Record Macro</string>
   </property>
   <property name="visible">
    <bool>false</bool>
   </property>
  </action>
  <action name="actionEditPlayMacro">
   <property name="text">
    <string>Play Macro</string>
   </property>
   <property name="visible">
    <bool>false</bool>
   </property>
  </action>
  <action name="actionViewLayoutThreeOverThreeQuantitative">
   <property name="icon">
    <iconset resource="../../../../Libs/MRML/Widgets/Resources/qMRMLWidgets.qrc">
     <normaloff>:/Icons/LayoutThreeOverThreeView.png</normaloff>:/Icons/LayoutThreeOverThreeView.png</iconset>
   </property>
   <property name="text">
    <string>Three Over Three Quantitative</string>
   </property>
   <property name="toolTip">
    <string>Three Over Three Quantitative</string>
   </property>
  </action>
 </widget>
 <customwidgets>
  <customwidget>
   <class>qSlicerWidget</class>
   <extends>QWidget</extends>
   <header>qSlicerWidget.h</header>
   <container>1</container>
  </customwidget>
  <customwidget>
   <class>ctkCollapsibleButton</class>
   <extends>QWidget</extends>
   <header>ctkCollapsibleButton.h</header>
   <container>1</container>
  </customwidget>
  <customwidget>
   <class>qSlicerModulePanel</class>
   <extends>qSlicerWidget</extends>
   <header>qSlicerModulePanel.h</header>
   <container>1</container>
  </customwidget>
  <customwidget>
   <class>qSlicerMouseModeToolBar</class>
   <extends>QToolBar</extends>
   <header>qSlicerMouseModeToolBar.h</header>
  </customwidget>
  <customwidget>
   <class>qSlicerViewersToolBar</class>
   <extends>QToolBar</extends>
   <header>qSlicerViewersToolBar.h</header>
  </customwidget>
  <customwidget>
   <class>qMRMLCaptureToolBar</class>
   <extends>QToolBar</extends>
   <header>qMRMLCaptureToolBar.h</header>
  </customwidget>
 </customwidgets>
 <resources>
  <include location="../SlicerApp.qrc"/>
  <include location="../../../../Base/QTGUI/Resources/qSlicerBaseQTGUI.qrc"/>
  <include location="../../../../Libs/MRML/Widgets/Resources/qMRMLWidgets.qrc"/>
  <include location="../../../../Resources/qSlicer.qrc"/>
 </resources>
 <connections/>
</ui>
